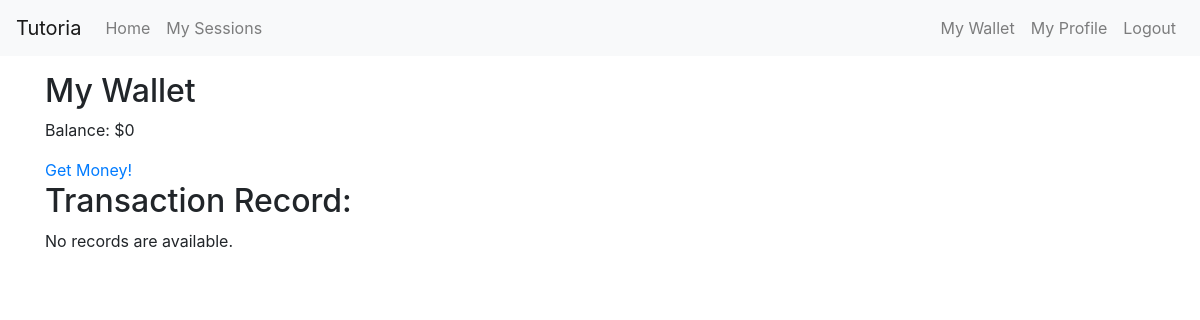
The page /tutors/wallet/ (signed in) on the database as committed earlier.
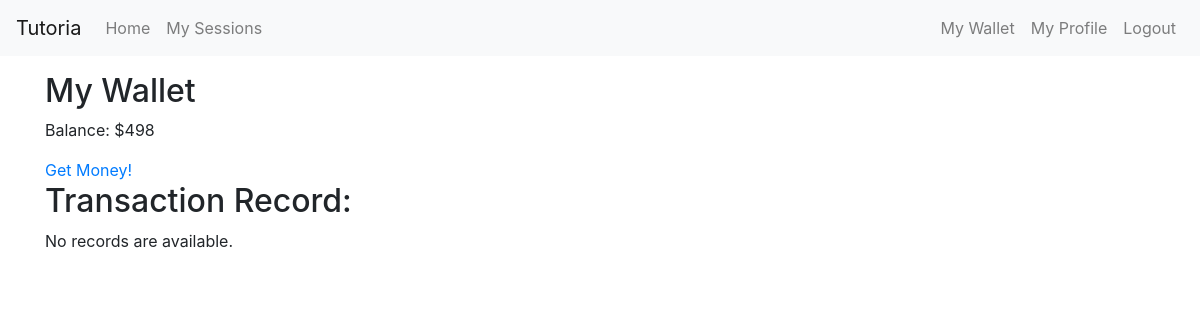
The same page on the database as committed later.
### tutors/models.py (models this page shows, shortened)
class Tutor(models.Model):
    tutor = models.OneToOneField(User, on_delete=models.CASCADE) #extends User class
    privateTutor = models.BooleanField(default=False)
    timePerSlot = models.PositiveIntegerField(default=60)
    university = models.CharField(max_length=50, blank=True)
    phoneNumber = models.CharField(max_length=8, blank=True)
    avatar = models.ImageField(upload_to=user_directory_path)
    introduction = models.TextField(max_length=100, blank=True)
    hourlyRate = models.PositiveIntegerField(default=0)
    wallet = models.PositiveIntegerField(default=0)
    rating = models.PositiveIntegerField(default=0)
    rate_time = models.PositiveIntegerField(default=0)
    show_tutor = models.BooleanField(default=True, blank=True)
    courseTaught = models.ManyToManyField(Course, blank=True)
    tags = models.ManyToManyField(Tag, blank=True)

### tutors/views.py (the view)
class MyWallet(generic.ListView):
    model = Transaction
    context_object_name = 'transactions_list'
    template_name = 'wallet.html'
    def get_queryset(self):
        earliest = datetime.today() - timedelta(days=30)
        obj = Transaction.objects.all()
        obj = obj.filter(timestamp__gte=earliest)
        obj = obj.filter(owner=self.request.user)
        return obj
    def get_context_data(self, **kwargs):
        context = super(MyWallet, self).get_context_data(**kwargs)
        context['logged_user'] = Tutor.objects.get(tutor=self.request.user)
        return context

### Tutoria/context_processors.py (called while the page is built)
def base_template_name_context_processor(request):
    base_template_name = 'base.html'
    if request.user.is_authenticated():
        if Tutor.objects.filter(tutor=request.user):
            base_template_name = 'base_tutor.html'
    return {
        'base_template_name': base_template_name,
    }

### tutors/templates/wallet.html
{% extends base_template_name %}
{% block content %}
<h2>My Wallet</h2>
    <p>Balance: ${{ logged_user.wallet }}</p>
    <a href="{% url 'transaction:get' %}">Get Money!</a>
<br>
<h2>Transaction Record:</h2>
{% if transactions_list %}
<ol>
  {% for trans in transactions_list %}
  <li>
    <ul>
      <li>Timestamp: {{ trans.timestamp|date:"d M Y" }} {{ trans.timestamp|time:"H:i" }}</li>
      <li>Amount: {{ trans.amount }}</li>
    </ul>
  </li>
  {% endfor %}
</ol>
{% else %}
<p>No records are available.</p>
{% endif %}
{% endblock %}

Rows that differ between the two databases and show on the page:
changed Tutor: wallet "0" → "498"
